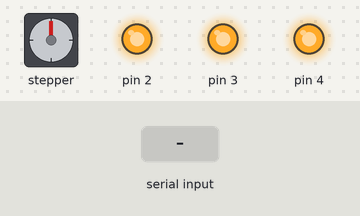
Bench run of a sketch on a simulated Arduino Uno, built with avr-gcc and run on an emulated ATmega328P. Parts: stepper motor, output pins drawn as LEDs (lit = HIGH). Dashed ring = blinking. The test bench sets the inputs (shaded band). Stepper angles assume 2048 steps per turn; what the sketch prints to the serial monitor is not drawn.

Above: at 1.2 s.
1.3 s: "3" received over the second serial link
At 2.35 s:
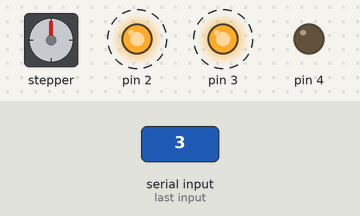
4.3 s: "1" received over the second serial link
At 4.45 s:
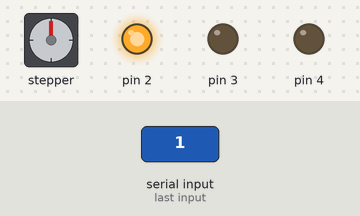
7.3 s: "3" received over the second serial link
At 8.35 s:
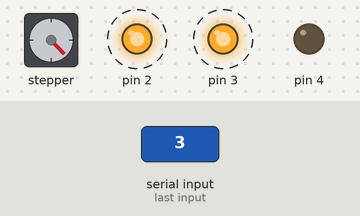
10.3 s: "1" received over the second serial link
At 10.45 s:
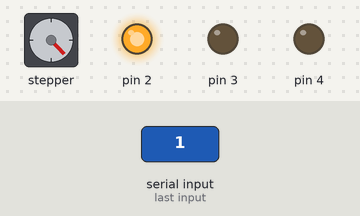
13.3 s: "2" received over the second serial link
At 13.3 s:
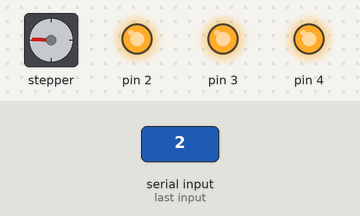
Timing chart, 0 to 15.8 s (numbered marks = the images above; inputs shaded):
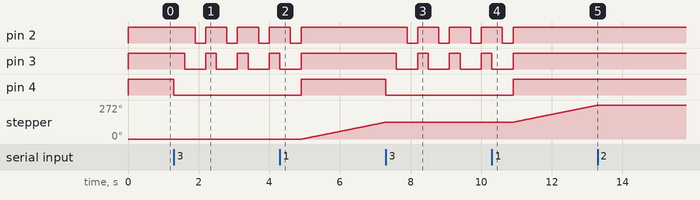

The sketch:

motor_a_pasos.ino
```cpp
#include <Stepper.h>
#include <SoftwareSerial.h>

SoftwareSerial bt(6, 5);

Stepper st1(2048, 8, 10, 9, 11);

void setup() {
  bt.begin(9600);
  Serial.begin(9600);

  pinMode(4, OUTPUT); // G
  pinMode(3, OUTPUT); // B
  pinMode(2, OUTPUT); // R

  digitalWrite(4, HIGH);
  digitalWrite(3, HIGH);
  digitalWrite(2, HIGH);

  st1.setSpeed(10);
}

char c;

void loop() {
  if (c == '3') {
      digitalWrite(4, LOW);
      delay(300);
      digitalWrite(3, LOW);
      delay(300);
      digitalWrite(2, LOW);
      delay(300);

      digitalWrite(4, HIGH);
      digitalWrite(3, HIGH);
      digitalWrite(2, HIGH);
    }

    else if (c == '2') {
      digitalWrite(4, HIGH);
      digitalWrite(3, HIGH);
      digitalWrite(2, HIGH);
    }

    else if(c == '1') {
      st1.step(1);
    }

  if( bt.available() ) {
    c = bt.read();
    Serial.write( c );
  }

  if( Serial.available() ) {
    bt.write( Serial.read() );
  }
}
```

Measured:
- after the input at 1.3 s, pin 2: alternates HIGH for 0.60 s and LOW for 0.30 s, starting after 0.60 s; pin 3: alternates HIGH for 0.30 s and LOW for 0.60 s, starting after 0.30 s; pin 4: HIGH → LOW at once
- after the input at 4.3 s, pin 2, pin 3: goes on until 4.9 s, then stays HIGH; pin 4: LOW → HIGH after 0.60 s; stepper: keeps turning clockwise at about 58°/s, starting after 0.63 s
- after the input at 7.3 s, pin 2: alternates HIGH for 0.60 s and LOW for 0.30 s, starting after 0.60 s; pin 3: alternates HIGH for 0.30 s and LOW for 0.60 s, starting after 0.30 s; pin 4: HIGH → LOW at once; stepper: stops changing and stays 136°
- after the input at 10.3 s, pin 2, pin 3: goes on until 10.9 s, then stays HIGH; pin 4: LOW → HIGH after 0.60 s; stepper: keeps turning clockwise at about 58°/s, starting after 0.63 s
- after the input at 13.3 s, stepper: stops changing and stays 272°
